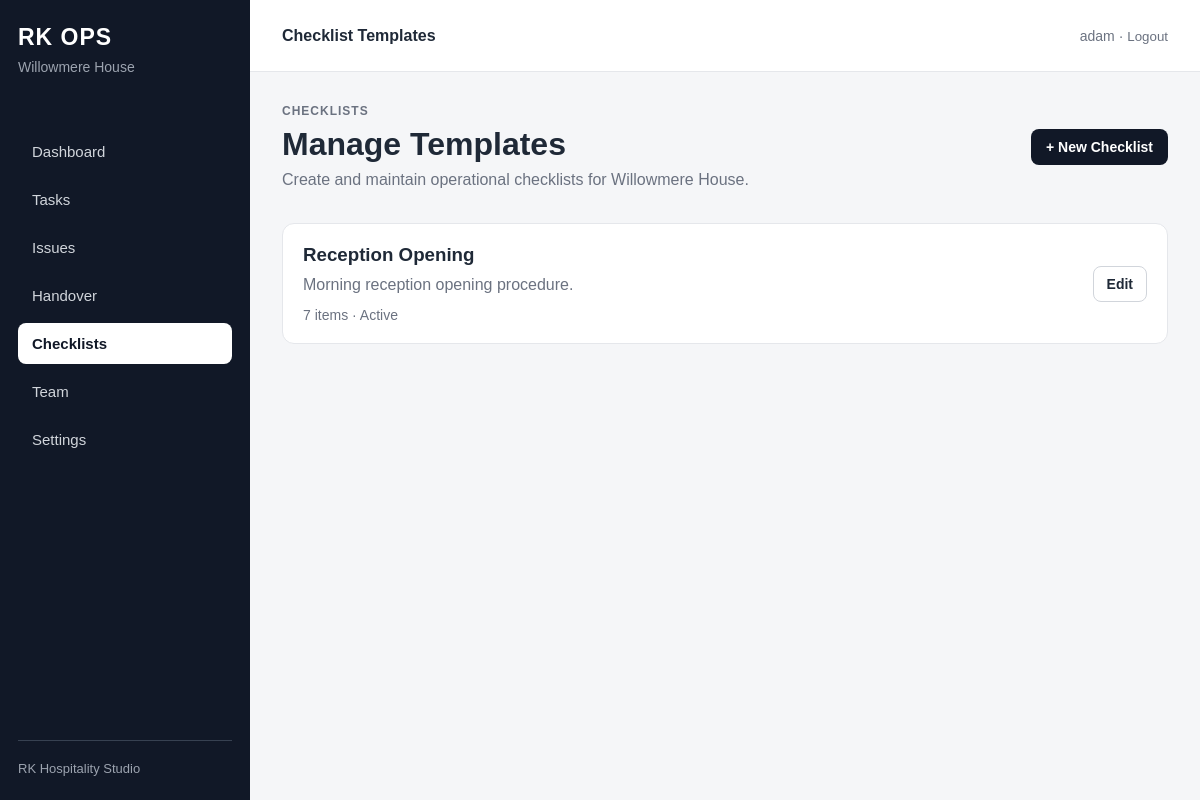
Before: /p/willowmere-house/checklists/manage/ (signed in) with the older database file.
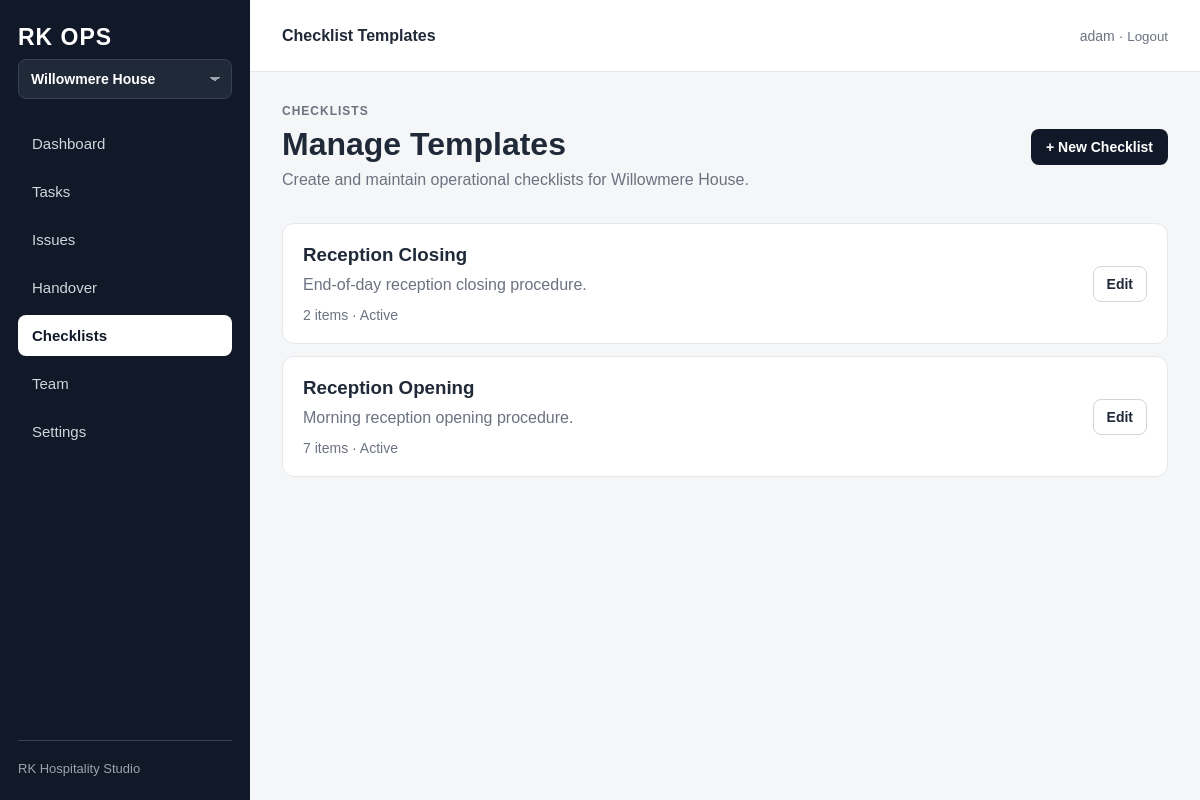
After: the same page with the newer database file.
### properties/models.py (models this page shows, shortened)
class Property(models.Model):
    name = models.CharField(max_length=150)
    slug = models.SlugField(unique=True)
    address_line_1 = models.CharField(max_length=150, blank=True)
    address_line_2 = models.CharField(max_length=150, blank=True)
    town_city = models.CharField(max_length=100, blank=True)
    postcode = models.CharField(max_length=20, blank=True)
    phone = models.CharField(max_length=30, blank=True)
    email = models.EmailField(blank=True)
    is_active = models.BooleanField(default=True)
    created_at = models.DateTimeField(auto_now_add=True)
    updated_at = models.DateTimeField(auto_now=True)
    class Meta:
        verbose_name_plural = "Properties"
        ordering = ["name"]

### operations/models.py (models this page shows, shortened)
class Checklist(models.Model):
    property = models.ForeignKey(
        Property,
        on_delete=models.CASCADE,
        related_name="checklists",
    )
    name = models.CharField(max_length=150)
    description = models.TextField(blank=True)
    is_active = models.BooleanField(default=True)
    created_at = models.DateTimeField(auto_now_add=True)
    updated_at = models.DateTimeField(auto_now=True)
    class Meta:
        ordering = ["name"]

### operations/views.py (the view)
@login_required
def checklist_manage(request, property_slug):
    property_obj = require_management_access(
        request.user,
        property_slug,
    )
    checklists = (
        Checklist.objects
        .filter(property=property_obj)
        .prefetch_related("items")
        .order_by("name")
    )
    context = {
        "property": property_obj,
        "checklists": checklists,
        "active_page": "checklists",
    }
    return render(
        request,
        "operations/checklist_manage.html",
        context,
    )

### operations/utils.py (called while the page is built)
def get_property_for_user(user, property_slug):
    property_obj = get_object_or_404(
        Property,
        slug=property_slug,
        is_active=True,
    )
    if user.is_superuser:
        return property_obj, None
    membership = (
        PropertyMembership.objects
        .filter(
            property=property_obj,
            user=user,
            is_active=True,
        )
        .first()
    )
    if not membership:
        raise PermissionDenied(
            "You do not have access to this property."
        )
    return property_obj, membership

def require_management_access(user, property_slug):
    property_obj, membership = get_property_for_user(
        user,
        property_slug,
    )
    if user.is_superuser:
        return property_obj
    allowed_roles = {
        PropertyMembership.Role.OWNER,
        PropertyMembership.Role.MANAGER,
    }
    if membership.role not in allowed_roles:
        raise PermissionDenied(
            "You do not have permission to manage this area."
        )
    return property_obj

### operations/templates/operations/checklist_manage.html (shortened to what this page needs)
{% extends "operations/base.html" %}
{% block topbar_title %}
Checklist Templates
{% endblock %}
{% block content %}
<div class="section-header">
    <div>
        <p class="page-eyebrow">
            Checklists
        </p>
        <h1 class="page-title">
            Manage Templates
        </h1>
        <p class="page-subtitle">
            Create and maintain operational checklists for {{ property.name }}.
        </p>
    </div>
    <a
        href="{% url 'operations:checklist_create' property.slug %}"
        class="button"
    >
        + New Checklist
    </a>
</div>
<section class="section">
    <div class="template-list">
        {% for checklist in checklists %}
            <article class="template-card">
                <div>
                    <h3>
                        {{ checklist.name }}
                    </h3>
                    {% if checklist.description %}
                        <p>
                            {{ checklist.description }}
                        </p>
                    {% endif %}
                    <div class="task-meta">
                        {{ checklist.items.count }} items
                        ·
                        {% if checklist.is_active %}
                            Active
                        {% else %}
                            Inactive
                        {% endif %}
                    </div>
                </div>
                <a
                    href="{% url 'operations:checklist_edit' property.slug checklist.pk %}"
                    class="secondary-button"
                >
                    Edit
                </a>
            </article>
        {% empty %}
            <div class="empty-state">
                No checklist templates have been created yet.
            </div>
        {% endfor %}
    </div>
</section>
{% endblock %}

### operations/templates/operations/base.html (shortened to what this page needs)
<!DOCTYPE html>
<html lang="en">
<head>
</head>
<body>
<div class="app-shell">
    <aside class="sidebar">
        <div class="brand">
            RK OPS
        </div>
        <div class="property-switcher">
            {% if accessible_properties|length > 1 %}
                <select
                    onchange="if (this.value) window.location.href=this.value;"
                    class="property-select"
                >
                    {% for available_property in accessible_properties %}
                        <option
                            value="{% url 'operations:dashboard' available_property.slug %}"
                            {% if property.slug == available_property.slug %}
                                selected
                            {% endif %}
                        >
                            {{ available_property.name }}
                        </option>
                    {% endfor %}
                </select>
            {% else %}
                <div class="property-name">
                    {{ property.name|default:"Operations" }}
                </div>
            {% endif %}
        </div>
        <nav class="nav">
            <a
                href="{% url 'operations:dashboard' property.slug %}"
                class="nav-link {% if active_page == 'dashboard' %}active{% endif %}"
            >
                Dashboard
            </a>
            <a
                href="{% url 'operations:task_list' property.slug %}"
                class="nav-link {% if active_page == 'tasks' %}active{% endif %}"
            >
                Tasks
            </a>
            <a
                href="{% url 'operations:issue_list' property.slug %}"
                class="nav-link {% if active_page == 'issues' %}active{% endif %}"
            >
                Issues
            </a>
            <a
                href="{% url 'operations:handover_list' property.slug %}"
                class="nav-link {% if active_page == 'handover' %}active{% endif %}"
            >
                Handover
            </a>
            <a
                href="{% url 'operations:checklist_list' property.slug %}"
                class="nav-link {% if active_page == 'checklists' %}active{% endif %}"
            >
                Checklists
            </a>
            {% if can_manage_team %}
                <a
                    href="{% url 'operations:team_list' property.slug %}"
                    class="nav-link {% if active_page == 'team' %}active{% endif %}"
                >
                    Team
                </a>
            {% endif %}
            <a
                href="#"
                class="nav-link"
            >
                Settings
            </a>
        </nav>
        <div class="sidebar-footer">
            RK Hospitality Studio
        </div>
    </aside>
    <div class="main">
        <header class="topbar">
            <div class="topbar-title">
                {% block topbar_title %}{% endblock %}
            </div>
            <div class="user-area">
                {% if request.user.is_authenticated %}
                    {{ request.user.username }}
                    ·
                    <form
                        method="post"
                        action="{% url 'logout' %}"
                        style="display: inline;"
                    >
                        <button
                            type="submit"
                            style="
                                border: 0;
                                background: none;
                                padding: 0;
                                color: #6b7280;
                                cursor: pointer;
                            "
                        >
                            Logout
                        </button>
                    </form>
                {% endif %}
            </div>
        </header>
        <main class="content">
            {% block content %}
            {% endblock %}
        </main>
    </div>
</div>
</body>
</html>

Changed rows visible on the page:
shown differently, row unchanged: Property "Willowmere House": name "Willowmere House" → (not shown)
added Checklist: name "Reception Closing", description "End-of-day reception closing procedure.", items.count "2", is_active "Active"
Other visible differences:
form field value: (not shown) → "Willowmere House"
